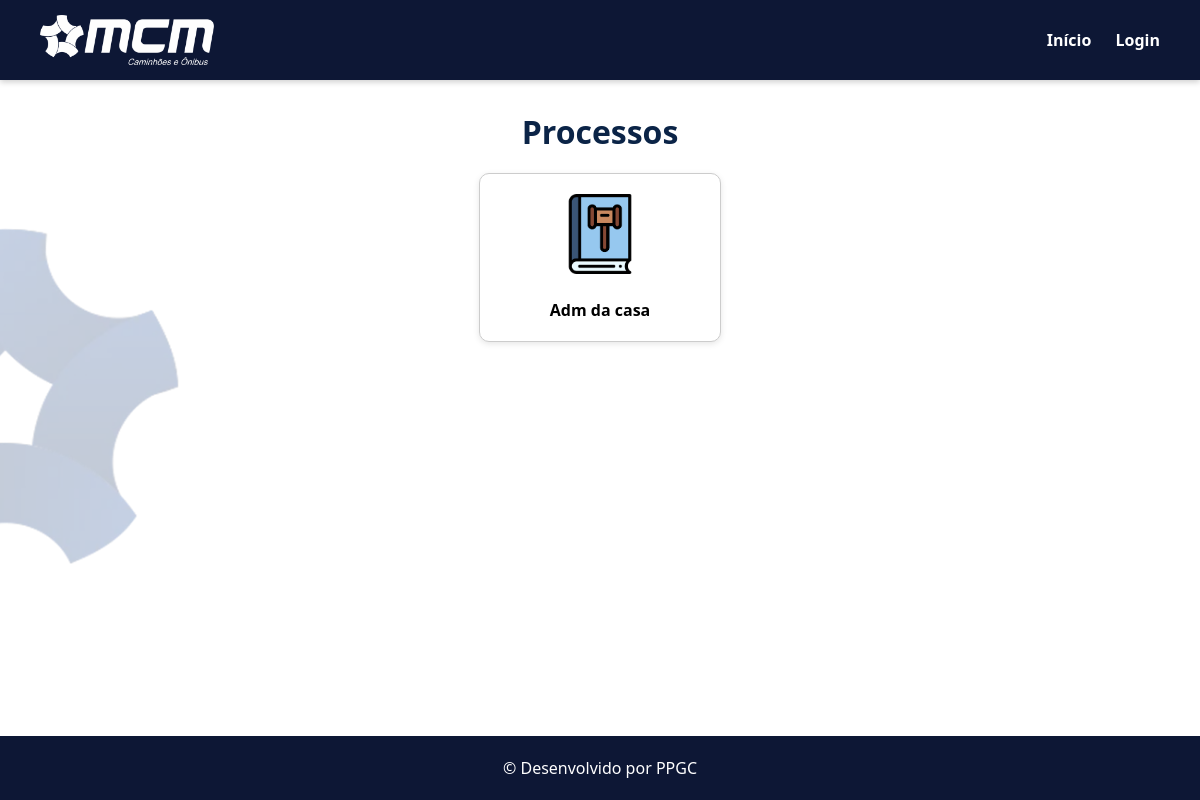
Page /processos/processos on the earlier database version.
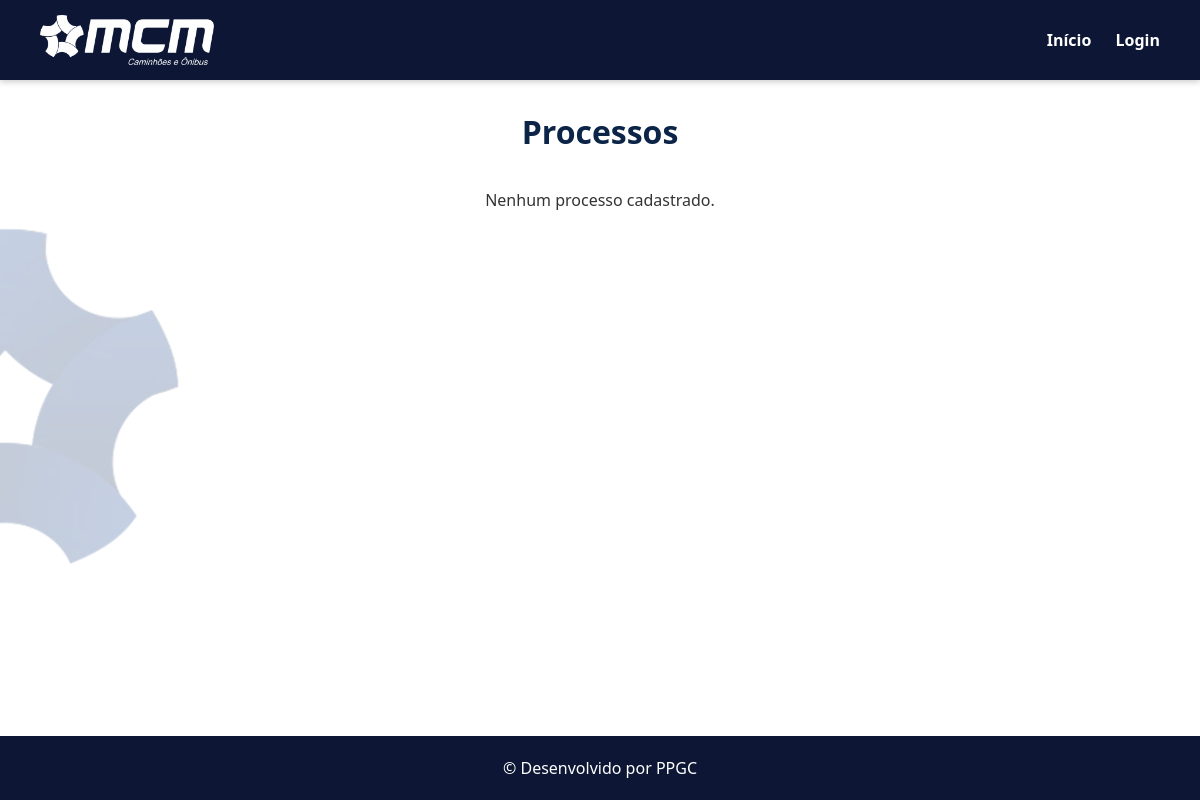
Same page on the later database version.
### models/models.py (models this page shows)
class Processo(db.Model):
    id = db.Column(db.Integer, primary_key=True)
    titulo = db.Column(db.String(100), nullable=False)
    descricao = db.Column(db.Text, nullable=False)
    link_manual = db.Column(db.String(255))
    link_its = db.Column(db.String(255))
    link_politicas = db.Column(db.String(255))
    outros_links = db.Column(db.String(255))
    icone = db.Column(db.String(255))
    ativo = db.Column(db.Boolean, default=True)

### routes/processos.py (the view)
@processos_bp.route("/processos")
def listar_processos():
    processos = Processo.query.filter_by(ativo=True).all()
    return render_template("processos.html", processos=processos)

### templates/processos.html (shortened to what this page needs)
{% extends "base.html" %}
{% block content %}
<div class="home-container">
    <h1>Processos</h1>
    <div class="card-container">
        {% for p in processos %}
            <div class="card">
                <a href="{{ url_for('processos.detalhes_processo', id=p.id) }}" class="btn btn-light w-100 py-3 border shadow-sm">
                    {% if p.icone %}
                        <img src="{{ url_for('static', filename=p.icone) }}" alt="Processos" style="width:80px;">
                    <a href="{{ url_for('processos.detalhes_processo', id=p.id) }}"> {{ p.titulo }}</a>
                    {% endif %}
                </a>
            </div>
        {% else %}
            <p>Nenhum processo cadastrado.</p>
        {% endfor %}
    </div>
</div>
{% endblock %}

### templates/base.html (shortened to what this page needs)
<!DOCTYPE html>
<html lang="pt-br">
<head>
    <link rel="stylesheet" href="{{ url_for('static', filename='css/style.css') }}">
    <link rel="stylesheet" href="https://cdnjs.cloudflare.com/ajax/libs/font-awesome/6.4.0/css/all.min.css">
</head>
<body>
<header>
    <img src="{{ url_for('static', filename='img/logo_mcm.webp') }}" alt="MCM Logo" class="logo">
    <nav>
        <a href="{{ url_for('index') }}">Início</a>
        {% if current_user.is_authenticated %}
            <a href="{{ url_for('auth.logout') }}">Sair</a>
        {% else %}
            <a href="{{ url_for('auth.login') }}">Login</a>
        {% endif %}
    </nav>
</header>
<main>
    {% block content %}{% endblock %}
</main>
<footer>
    <p>&copy; {{ current_year }} Desenvolvido por PPGC</p>
</footer>
</body>
</html>

### static/css/style.css (style rules this page uses)
html { height: 100%; margin: 0; }
body { font-family: "Segoe UI", Arial, sans-serif; margin: 0; padding: 0; background-color: #ffffff; color: #333; min-height: 100vh; display: flex; flex-direction: column; position: relative; background: url("../img/engrenagem_mcm.png") no-repeat center center; background-size: 15%; background-attachment: fixed; background-color: #fff; background-position: left; }
a { text-decoration: none; color: inherit; }
h1, h2, h3 { margin: 0 0 15px 0; font-weight: bold; color: #0b2447; text-align: center; }
header { background-color: #0d1735; color: white; display: flex; align-items: center; justify-content: space-between; padding: 15px 40px; box-shadow: 0 2px 6px rgba(0,0,0,0.2); text-align: center; }
.logo { height: 50px; }
nav a { color: white; margin-left: 20px; font-weight: bold; }
.home-container { text-align: center; padding: 30px; }
.card-container { display: flex; justify-content: center; flex-wrap: wrap; gap: 20px; margin-top: 20px; }
main { flex: 1; display: flex; flex-direction: column; justify-content: flex-start; }
footer { background-color: #0d1735; color: white; text-align: center; padding: 5px 0; }

Differences in the rows shown:
removed Processo: icone (picture), titulo "Adm da casa"
Other differences:
text now shown: "Nenhum processo cadastrado."
